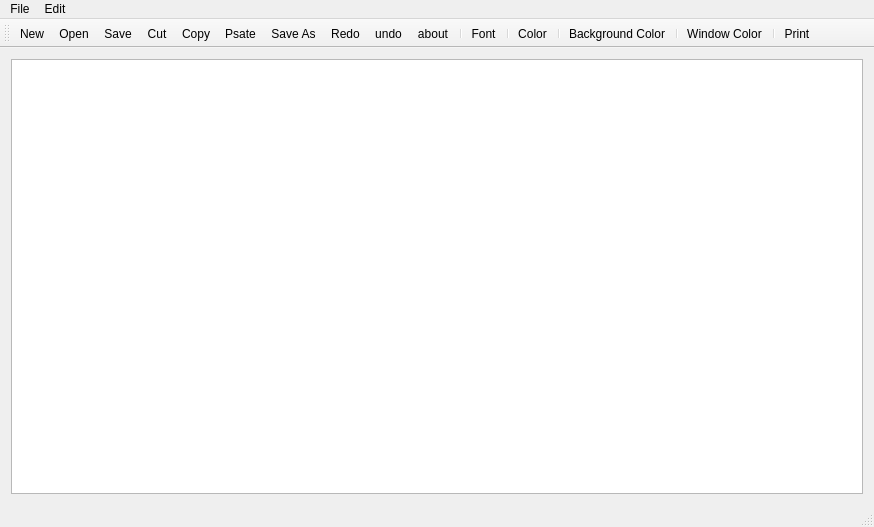
<?xml version="1.0" encoding="UTF-8"?>
<ui version="4.0">
 <class>MainWindow</class>
 <widget class="QMainWindow" name="MainWindow">
  <property name="geometry">
   <rect>
    <x>0</x>
    <y>0</y>
    <width>874</width>
    <height>527</height>
   </rect>
  </property>
  <property name="windowTitle">
   <string>MainWindow</string>
  </property>
  <widget class="QWidget" name="centralWidget">
   <layout class="QHBoxLayout" name="horizontalLayout">
    <item>
     <widget class="QTextEdit" name="textEdit"/>
    </item>
   </layout>
  </widget>
  <widget class="QMenuBar" name="menuBar">
   <property name="geometry">
    <rect>
     <x>0</x>
     <y>0</y>
     <width>874</width>
     <height>22</height>
    </rect>
   </property>
   <widget class="QMenu" name="menuFile">
    <property name="title">
     <string>File</string>
    </property>
    <addaction name="actionNew"/>
    <addaction name="separator"/>
    <addaction name="actionOpen"/>
    <addaction name="separator"/>
    <addaction name="separator"/>
    <addaction name="actionSave"/>
   </widget>
   <widget class="QMenu" name="menuEdit">
    <property name="title">
     <string>Edit</string>
    </property>
    <addaction name="actionCut"/>
    <addaction name="actionCopy"/>
    <addaction name="separator"/>
    <addaction name="actionPsate"/>
    <addaction name="actionRedo"/>
    <addaction name="separator"/>
   </widget>
   <addaction name="menuFile"/>
   <addaction name="menuEdit"/>
  </widget>
  <widget class="QStatusBar" name="statusBar"/>
  <widget class="QToolBar" name="mainToolBar">
   <attribute name="toolBarArea">
    <enum>TopToolBarArea</enum>
   </attribute>
   <attribute name="toolBarBreak">
    <bool>false</bool>
   </attribute>
   <addaction name="actionNew"/>
   <addaction name="actionOpen"/>
   <addaction name="actionSave"/>
   <addaction name="actionCut"/>
   <addaction name="actionCopy"/>
   <addaction name="actionPsate"/>
   <addaction name="actionSave_As"/>
   <addaction name="actionRedo"/>
   <addaction name="actionundo"/>
   <addaction name="actionabout"/>
   <addaction name="separator"/>
   <addaction name="actionFont"/>
   <addaction name="separator"/>
   <addaction name="actionColor"/>
   <addaction name="separator"/>
   <addaction name="actionBackground_Color"/>
   <addaction name="separator"/>
   <addaction name="actionWindow_Color"/>
   <addaction name="separator"/>
   <addaction name="actionPrint"/>
  </widget>
  <action name="actionNew">
   <property name="icon">
    <iconset resource="resource.qrc">
     <normaloff>:/rec/icons/new.png</normaloff>:/rec/icons/new.png</iconset>
   </property>
   <property name="text">
    <string>New</string>
   </property>
  </action>
  <action name="actionOpen">
   <property name="icon">
    <iconset resource="resource.qrc">
     <normaloff>:/rec/icons/open.png</normaloff>:/rec/icons/open.png</iconset>
   </property>
   <property name="text">
    <string>Open</string>
   </property>
  </action>
  <action name="actionSave">
   <property name="icon">
    <iconset resource="resource.qrc">
     <normaloff>:/rec/icons/save.png</normaloff>:/rec/icons/save.png</iconset>
   </property>
   <property name="text">
    <string>Save</string>
   </property>
  </action>
  <action name="actionCut">
   <property name="icon">
    <iconset resource="resource.qrc">
     <normaloff>:/rec/icons/cut.png</normaloff>:/rec/icons/cut.png</iconset>
   </property>
   <property name="text">
    <string>Cut</string>
   </property>
  </action>
  <action name="actionCopy">
   <property name="icon">
    <iconset resource="resource.qrc">
     <normaloff>:/rec/icons/copy.ico</normaloff>:/rec/icons/copy.ico</iconset>
   </property>
   <property name="text">
    <string>Copy</string>
   </property>
  </action>
  <action name="actionPsate">
   <property name="icon">
    <iconset resource="resource.qrc">
     <normaloff>:/rec/icons/paste.jpg</normaloff>:/rec/icons/paste.jpg</iconset>
   </property>
   <property name="text">
    <string>Psate</string>
   </property>
  </action>
  <action name="actionRedo">
   <property name="icon">
    <iconset resource="resource.qrc">
     <normaloff>:/rec/icons/redo.png</normaloff>:/rec/icons/redo.png</iconset>
   </property>
   <property name="text">
    <string>Redo</string>
   </property>
  </action>
  <action name="actionSave_As">
   <property name="icon">
    <iconset resource="resource.qrc">
     <normaloff>:/rec/icons/saveas.png</normaloff>:/rec/icons/saveas.png</iconset>
   </property>
   <property name="text">
    <string>Save As</string>
   </property>
  </action>
  <action name="actionundo">
   <property name="icon">
    <iconset resource="resource.qrc">
     <normaloff>:/rec/icons/undo.png</normaloff>:/rec/icons/undo.png</iconset>
   </property>
   <property name="text">
    <string>undo</string>
   </property>
  </action>
  <action name="actionabout">
   <property name="icon">
    <iconset resource="resource.qrc">
     <normaloff>:/rec/icons/about.png</normaloff>:/rec/icons/about.png</iconset>
   </property>
   <property name="text">
    <string>about</string>
   </property>
  </action>
  <action name="actionFont">
   <property name="icon">
    <iconset>
     <normaloff>../Desktop/icons/font.png</normaloff>../Desktop/icons/font.png</iconset>
   </property>
   <property name="text">
    <string>Font</string>
   </property>
  </action>
  <action name="actionColor">
   <property name="icon">
    <iconset>
     <normaloff>../Desktop/icons/color-icon-12.png</normaloff>../Desktop/icons/color-icon-12.png</iconset>
   </property>
   <property name="text">
    <string>Color</string>
   </property>
  </action>
  <action name="actionBackground_Color">
   <property name="icon">
    <iconset>
     <normaloff>../Desktop/icons/bcolor.png</normaloff>../Desktop/icons/bcolor.png</iconset>
   </property>
   <property name="text">
    <string>Background Color</string>
   </property>
  </action>
  <action name="actionWindow_Color">
   <property name="icon">
    <iconset>
     <normaloff>../Desktop/icons/wincolor.png</normaloff>../Desktop/icons/wincolor.png</iconset>
   </property>
   <property name="text">
    <string>Window Color</string>
   </property>
  </action>
  <action name="actionPrint">
   <property name="icon">
    <iconset>
     <normaloff>../Desktop/icons/print.png</normaloff>../Desktop/icons/print.png</iconset>
   </property>
   <property name="text">
    <string>Print</string>
   </property>
  </action>
 </widget>
 <layoutdefault spacing="6" margin="11"/>
 <resources>
  <include location="resource.qrc"/>
 </resources>
 <connections/>
</ui>
